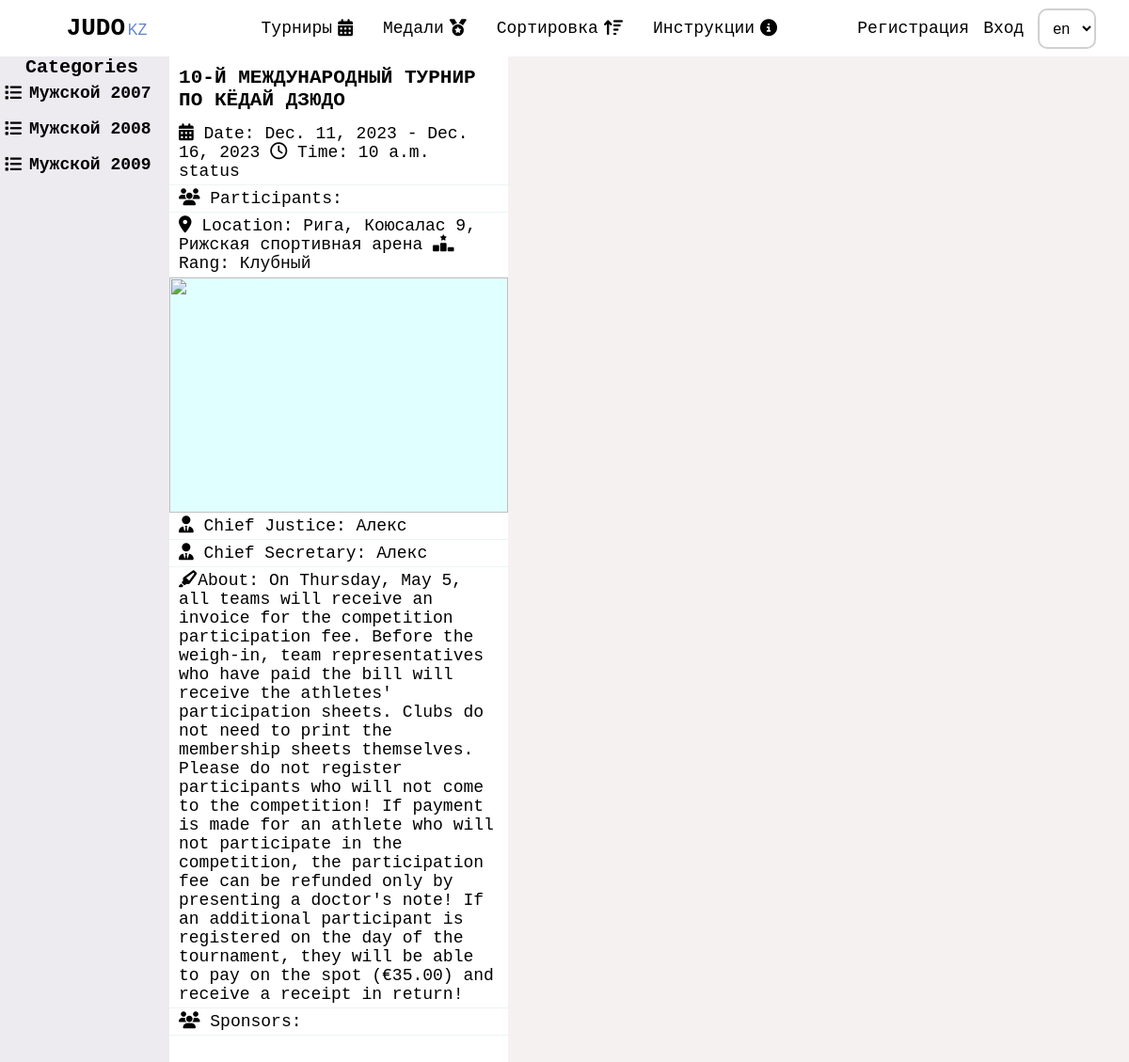
Page /en/tournaments/10th-international-kyodai-judo-tournament/weight_categories/5/ on the committed database.
### base/models.py (models this page shows, shortened)
class WeightCategory(models.Model):
   GENDER = (
      ('Мужской', 'Мужской'),
      ('Женский', 'Женский')
   )
   tournament = models.ForeignKey(Tournament, on_delete=models.CASCADE, blank=True)
   weight = models.ManyToManyField(Weight, default=[])
   year = models.CharField(max_length=20, null=True)
   gender = models.CharField(max_length=20, choices=GENDER)

class Tournament(models.Model):
   RANGS = (
      ('Клубный', 'Клубный'),
      ('Городской', 'Городской'),
      ('Областной', 'Областной'),
      ('Региональный', 'Региональный'),
      ('Республиканский', 'Республиканский'),
      ('Чемпионат РК', 'Чемпионат РК'),
      ('Международный турнир', 'Международный турнир'),
   )
   CREDIT_TYPE = (
      ('личный', 'личный'),
      ('командный', 'командный')
   )
   STATUS = (
      ('Регистрация открыта', 'Регистрация открыта'),
      ('Регистрация завершенa', 'Регистрация завершенa'),
   )
   user = models.ForeignKey(User, on_delete=models.CASCADE, default=None)
   title = models.CharField(max_length=300, verbose_name='Title')
   slug = models.SlugField(max_length=300, unique=True, default='')
   logo = models.ImageField(upload_to='tournament_logo', blank=True)
   logos = models.ManyToManyField(Logos, default=[], blank=True, related_name='logos')
   about = models.TextField(max_length=3000, blank=True)
   rang = models.CharField(max_length=40,choices=RANGS, blank=True)
   place = models.CharField(max_length=100, blank=True)
   startData = models.DateField(max_length=100, blank=True)
   finishData = models.DateField(max_length=100, blank=True)
   startTime = models.TimeField(max_length=10, blank=True)
   credit = models.CharField(max_length=100, blank=True, choices=CREDIT_TYPE)
   tatamis_count = models.CharField(default=0, blank=True, max_length=2)
   sponsors = models.ManyToManyField(Sponsors, blank=True, default=[], related_name='sponsors')
   chiefJustice = models.CharField(max_length=200, blank=True)
   chiefSecretary = models.CharField(max_length=200, blank=True)
   status = models.CharField(max_length=40, choices=STATUS, default='Регистрация_открыта')
   public = models.BooleanField(default=True)
   created = models.DateTimeField(auto_now_add=True)
   updated = models.DateTimeField(auto_now=True)
   class Meta:
      ordering = ['-updated', '-created']

### base/views/tournaments.py (the view)
# urls.py: path('tournaments/<str:slug>/weight_categories/<int:pk>/', tournaments.show_tournament_category, name='tournamet_show_category' ),
def show_tournament_category(request, slug, pk):
   tournament = get_object_or_404(Tournament, slug=slug)
   category = get_object_or_404(WeightCategory, id=pk)
   weights = category.weight.all()
   context = {
      'tournament': tournament,
      'category': category,
      'weights': weights
   }
   return render(request, 'base/tournaments/show_tournament_category.html', context)

### base/templates/base/tournaments/show_tournament_category.html (shortened to what this page needs)
{% include 'main.html' %}
{% load static i18n %}
{% block title %}
<link rel="stylesheet" href="{% static 'css/tournaments/tournament_show.css' %}">
{% endblock title %}
{% block content %}
<div class="tournament">
   <div class="tournament__menu">
      <a class="tournament__weight__category__link" href="{% url 'base:tournamet_show' tournament.slug %}">
         {% trans 'Categories' %}
      </a>
      {% for weight_category in tournament.weightcategory_set.all  %}
         <a class="tournament__weight__category" href="{% url 'base:tournamet_show_category' tournament.slug weight_category.id %}">
            <i class="fa-solid fa-list"></i>
            <h4>{{weight_category.gender}} {{weight_category.year}}</h4>
         </a>
      {% endfor %}
   </div>
   <div class="tournament__left">
      <a href="{% url 'base:tournamet_show' tournament.slug %}" ><h3>{{ tournament.title }}</h3></a>
      <p>
         <i class="fa-solid fa-calendar-days"></i>
         {% trans 'Date' %}: {{tournament.startData}} - {{tournament.finishData}}
         <i class="fa-regular fa-clock"></i>
         {% trans 'Time' %}: {{tournament.startTime}}
         {% trans 'status' %}
      </p>
      <p>
         <i class="fa-solid fa-users"></i> {% trans 'Participants' %}: {{person_count }}
      </p>
      <p>
         <i class="fa-solid fa-location-dot"></i> {% trans 'Location' %}: {{tournament.place}}
         <i class="fa-solid fa-ranking-star"></i> {% trans 'Rang' %}: {{tournament.rang}}
      </p>
      <div class="slider">
         <button id="slider__left" >
         </button>
         <img src="" alt="" id="slider__gallery">
         <button id="slider__right">
         </button>
      </div>
      <p>
         <i class="fa-solid fa-user-tie"></i> {% trans 'Chief Justice' %}: {{ tournament.chiefJustice}}
      </p>
      <p>
         <i class="fa-solid fa-user-tie"></i> {% trans 'Chief Secretary' %}: {{ tournament.chiefSecretary }}
      </p>
      <p>
         <i class="fa-solid fa-highlighter"></i>{% trans 'About' %}: {{tournament.about}}
      </p>
      <p class="tournament__sponsors">
         <span>
            <i class="fa-solid fa-users"></i>
            {% trans 'Sponsors' %}: </span>
      </p>
   </div>
   <div class="tournament__right">
   </div>
</div>
{% endblock content %}

### static/css/styles.css (style rules this page uses)
* { box-sizing: border-box; padding: 0; margin: 0; text-decoration: none; outline: none; }
body { background-color: var(--white); color: var(--black); font-size: 18px; font-family: monospace; overflow-x: hidden; }
img { object-fit: cover; }
a { transition: all .3s linear; }
a { color: black }

### static/css/tournaments/tournament_show.css (style rules this page uses)
.tournament { width: 100%; display: grid; grid-template-columns: 15% 30% 55%; }
.tournament__menu { background-color: rgb(87, 127, 220, .06); min-height: 94vh; padding-bottom: 20%; width: 100%; }
.tournament__menu h4 { padding: 6px 0; }
.tournament__weight__category { display: flex; gap: 8px; align-items: center; }
.tournament__weight__category { margin-bottom: 6px; transition: all .3s linear; cursor: pointer; padding: 0 5px; }
.tournament__left { background-color: white; height: 100%; min-height: 94vh; padding-bottom: 20%; }
.tournament__left h3 { padding: 10px; }
.tournament__left p { background-color: white; padding: 4px 10px; border-bottom: 1px solid rgb(79, 138, 139, .1) ; }
.tournament__weight__category__link { font-size: 20px; padding: 10px 15%; font-weight: bold; }
.slider { display: flex; justify-content: center; align-items: center; position: relative; width: 100%; height: 250px; }
#slider__gallery { width: 100%; object-fit: cover; background-color: lightcyan; height: 100%; opacity: 1; transition: all .3s linear; }
.slider button { display: block; content: ""; position: absolute; padding: 20px; background-color: transparent; border-radius: 100%; border: none; }
#slider__left { left: -2%; }
#slider__right { right: -2%; }
.tournament__sponsors { display: flex; justify-content: start; align-items: start; width: 100%; flex-wrap: wrap; gap: 10px }
.tournament__sponsors span { width: 100%; }
.tournament__right { padding: 14px 10px; }

### static/css/variables.css (style rules this page uses)
:root { --white: #F6F1F1; --lightblue: #577fdc; --gold: #FBD46D; --black: #000000; }

### rows in the picture
WeightCategory: gender "Мужской", year "2007"
WeightCategory: gender "Мужской", year "2008"
WeightCategory: gender "Мужской", year "2009"
Tournament: title "10-Й МЕЖДУНАРОДНЫЙ ТУРНИР ПО КЁДАЙ ДЗЮДО", startData "Dec. 11, 2023", finishData "Dec. 16, 2023", startTime "10 a.m.", place "Рига, Коюсалас 9, Рижская спортивная арена", rang "Клубный", chiefJustice "Алекс", chiefSecretary "Алекс", about "On Thursday, May 5, all teams will receive an invoice for the competition participation fee. Before the weigh-in, team representatives who have paid the bill will receive the athletes' participation sheets. Clubs do not need to print the membership sheets themselves. Please do not register participants who will not come to the competition! If payment is made for an athlete who will not participate in the competition, the participation fee can be refunded only by presenting a doctor's note! If an additional participant is registered on the day of the tournament, they will be able to pay on the spot (€35.00) and receive a receipt in return!"

### other values in the picture
form field language "en"
